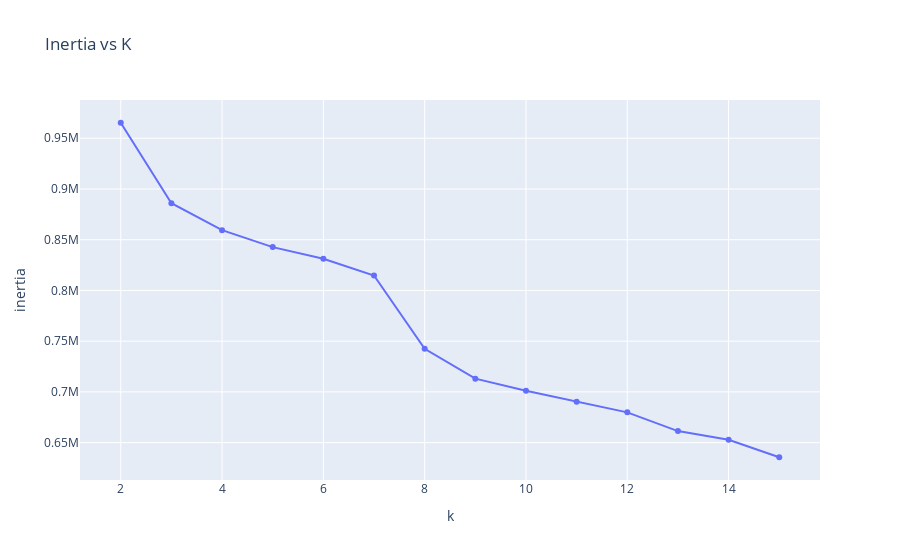
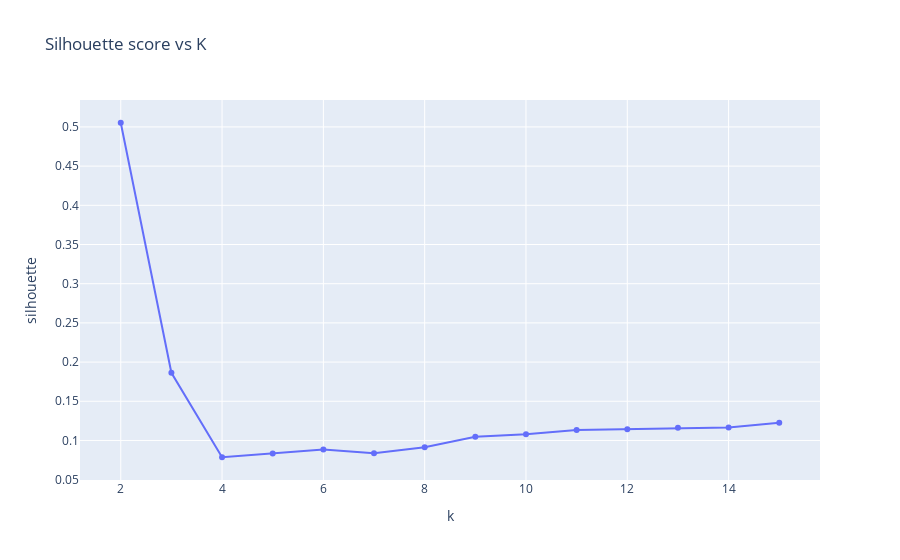

Notebook code for these charts, in order:
### Markdown cell above
## 5. K vs. clustering quality ("accuracy") plots

This cell computes inertia and silhouette scores across a range of K values so you can see which K values give tighter, well-separated clusters.

### Code cell
def evaluate_k_range(X_scaled, k_values):
    records = []
    for k in k_values:
        labels, model = run_kmeans(X_scaled, k)
        inertia = model.inertia_
        sil = silhouette_score(X_scaled, labels) if k > 1 else np.nan
        records.append({"k": k, "inertia": inertia, "silhouette": sil})
    return pd.DataFrame(records)


K_VALUES = list(range(2, 16))  # you can tweak this range
metrics_df = evaluate_k_range(X_scaled, K_VALUES)
metrics_df

fig_inertia = px.line(metrics_df, x="k", y="inertia", markers=True, title="Inertia vs K")
fig_silhouette = px.line(metrics_df, x="k", y="silhouette", markers=True, title="Silhouette score vs K")

fig_inertia.show()
fig_silhouette.show()

### Figure 1 — Plotly figure (JSON) as saved in the notebook; plotly's stock layout.template omitted (floating-point values rounded to 4 significant figures)
{"data": [{"hovertemplate": "k=%{x}<br>inertia=%{y}<extra></extra>", "legendgroup": "", "line": {"color": "#636efa", "dash": "solid"}, "marker": {"symbol": "circle"}, "mode": "lines+markers", "name": "", "orientation": "v", "showlegend": false, "type": "scatter", "x": [2, 3, 4, 5, 6, 7, 8, 9, 10, 11, 12, 13, 14, 15], "xaxis": "x", "y": [965300.0, 886000.0, 859400.0, 842700.0, 831200.0, 814700.0, 742500.0, 713100.0, 701100.0, 690400.0, 679900.0, 661400.0, 652800.0, 635600.0], "yaxis": "y"}], "layout": {"legend": {"tracegroupgap": 0}, "title": {"text": "Inertia vs K"}, "xaxis": {"anchor": "y", "domain": [0, 1], "title": {"text": "k"}}, "yaxis": {"anchor": "x", "domain": [0, 1], "title": {"text": "inertia"}}}}

### Figure 2 — Plotly figure (JSON) as saved in the notebook; plotly's stock layout.template omitted (floating-point values rounded to 4 significant figures)
{"data": [{"hovertemplate": "k=%{x}<br>silhouette=%{y}<extra></extra>", "legendgroup": "", "line": {"color": "#636efa", "dash": "solid"}, "marker": {"symbol": "circle"}, "mode": "lines+markers", "name": "", "orientation": "v", "showlegend": false, "type": "scatter", "x": [2, 3, 4, 5, 6, 7, 8, 9, 10, 11, 12, 13, 14, 15], "xaxis": "x", "y": [0.5053, 0.1864, 0.07859, 0.08342, 0.08835, 0.08356, 0.09125, 0.1046, 0.1078, 0.1134, 0.1144, 0.1163, 0.1164, 0.1227], "yaxis": "y"}], "layout": {"legend": {"tracegroupgap": 0}, "title": {"text": "Silhouette score vs K"}, "xaxis": {"anchor": "y", "domain": [0, 1], "title": {"text": "k"}}, "yaxis": {"anchor": "x", "domain": [0, 1], "title": {"text": "silhouette"}}}}
